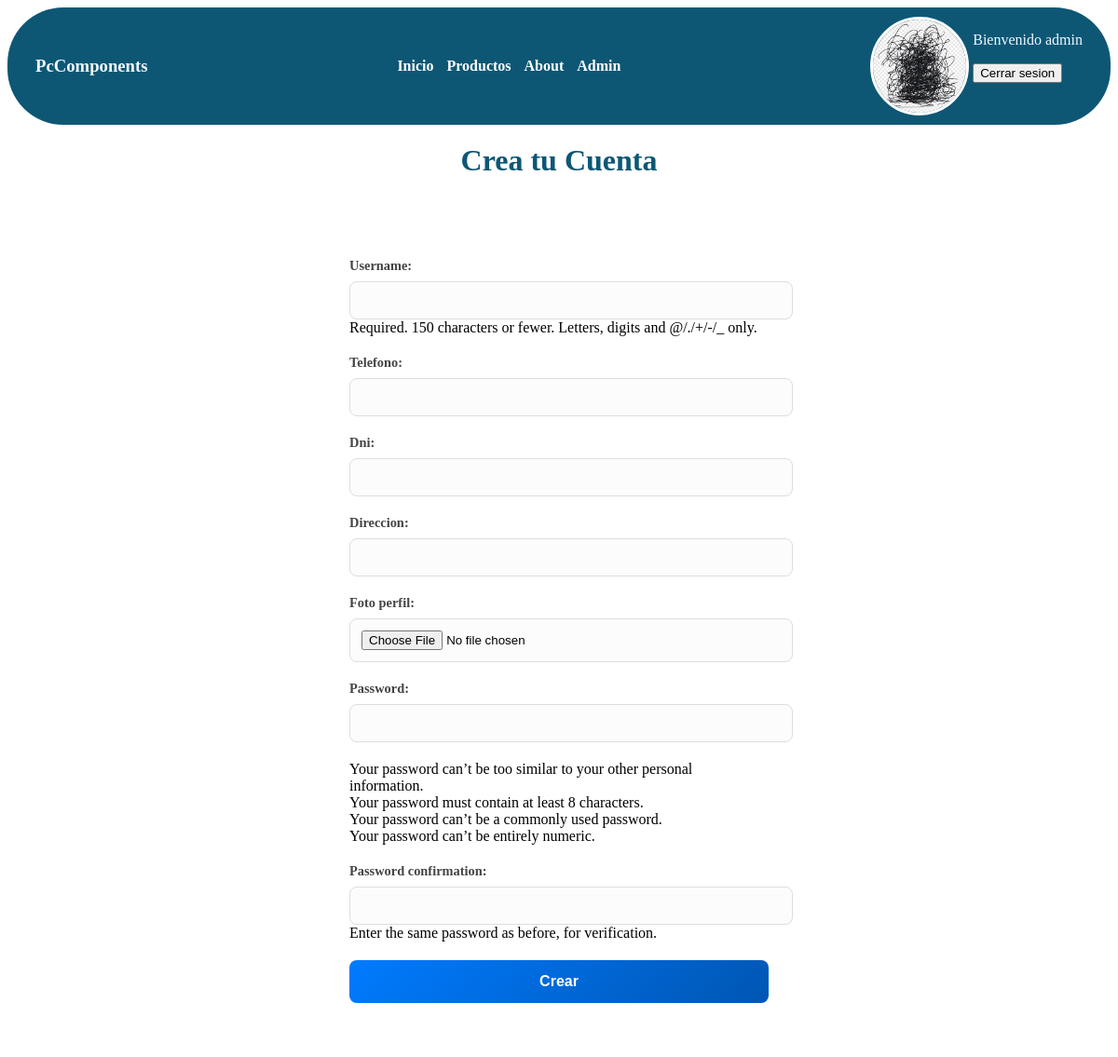
Page /accounts/register/ (signed in) on the committed database.
### usuarios/models.py (models this page shows, shortened)
class UsuarioPersonalizado(AbstractUser):
    telefono = models.CharField(max_length=20, null=True, blank=True)
    dni = models.CharField(max_length=20, null=True, blank=True)
    direccion = models.CharField(max_length=100, null=True, blank=True)
    foto_perfil = models.ImageField(upload_to="user_fp/", null=True, blank=True)

### usuarios/views.py (the view)
# urls.py: path("accounts/register/", registrarse, name="register"),
def registrarse(request):
    if request.method == "POST":
        form = UsuarioPersonalizadoForm(request.POST, request.FILES)
        if form.is_valid():
            usuario = form.save()
            login(request, usuario)
            return redirect("productos")
    else:
        form = UsuarioPersonalizadoForm()
    return render(request, "registration/register.html", {"form": form})

### usuarios/forms.py
class UsuarioPersonalizadoForm(UserCreationForm):
    class Meta(UserCreationForm.Meta):
        model = UsuarioPersonalizado
        fields = UserCreationForm.Meta.fields + (
            "telefono",
            "dni",
            "direccion",
            "foto_perfil",
        )

### templates/registration/register.html (shortened to what this page needs)
{% extends 'PcComponents/base.html' %}
{% block body %}
<h1 class="titulo">Crea tu Cuenta</h1>
<form method="post" enctype="multipart/form-data" class="formulario">
    {{ form.as_p }}
    <button type="submit">Crear</button>
</form>
{% endblock %}

### PcComponents/templates/PcComponents/base.html (shortened to what this page needs)
{%load static%}
<!doctype html>
<html lang="en">
<head>
  <link rel="stylesheet" href="{% static 'PcComponents/styles.css' %}" />
</head>
<body>
  <nav>
    <h3>PcComponents</h3>
    <div>
      <a href="{% url 'index' %}">Inicio</a>
      <a href="{% url 'productos' %}">Productos</a>
      <a href="{% url 'about' %}">About</a>
      <a href="{% url 'admin:index' %}">Admin</a>
    </div>
    {% if user.is_authenticated %}
    <div class="cajota">
      <div class="cajaperfil">
        {% if user.foto_perfil %}
        <img class="perfil" src="{{user.foto_perfil.url}}" alt="imagen {{user.nombre}}">
        {% endif %}
      </div>
      <div>
        <form action="{%url 'logout' %}" method="post">
          <p>Bienvenido {{user.username}} </p>
          <button type="submit">Cerrar sesion</button>
        </form>
      </div>
    </div>
    {%else%}
    <div>
      <a href="{%url 'login' %}">Login</a>
    </div>
    {%endif%}
  </nav>
  {% block body %} {% endblock %}
</body>
</html>

### PcComponents/static/PcComponents/styles.css (style rules this page uses)
nav { background: #0d5775; color: aliceblue; padding: 10px; display: flex; justify-content: space-between; align-items: center; border-radius: 60px; }
nav h3 { margin-left: 20px; }
nav div a { text-decoration: none; color: white; padding: 5px; font-weight: bold; }
a { text-decoration: none; }
.formulario { max-width: 450px; margin: 40px auto; padding: 30px; background: #ffffff; border-radius: 15px; }
.formulario p { margin-bottom: 20px; }
.formulario label { display: block; margin-bottom: 8px; color: #444; font-weight: 600; font-size: 0.9rem; }
.formulario input, .formulario textarea, .formulario select { width: 100%; padding: 12px; border: 1px solid #ddd; border-radius: 8px; background-color: #fcfcfc; }
.formulario button { width: 100%; padding: 14px; background: linear-gradient(135deg, #007bff, #0056b3); color: white; border: none; border-radius: 8px; font-size: 1rem; font-weight: bold; cursor: pointer; }
.cajaperfil { width: 100px; height: 100px; overflow:hidden; border-radius:50%; border:3px,solid,#ffffff; }
.perfil { width: 100%; object-fit:scale-down; }
.cajota { margin-right: 20px; display: flex; gap: 4px; flex-wrap: wrap; }
.titulo { color: #0d5775; text-align: center; margin-top: 20px; }
ul { list-style-type: none; padding: 0; }

### rows in the picture
UsuarioPersonalizado: foto_perfil (picture), username "admin"
